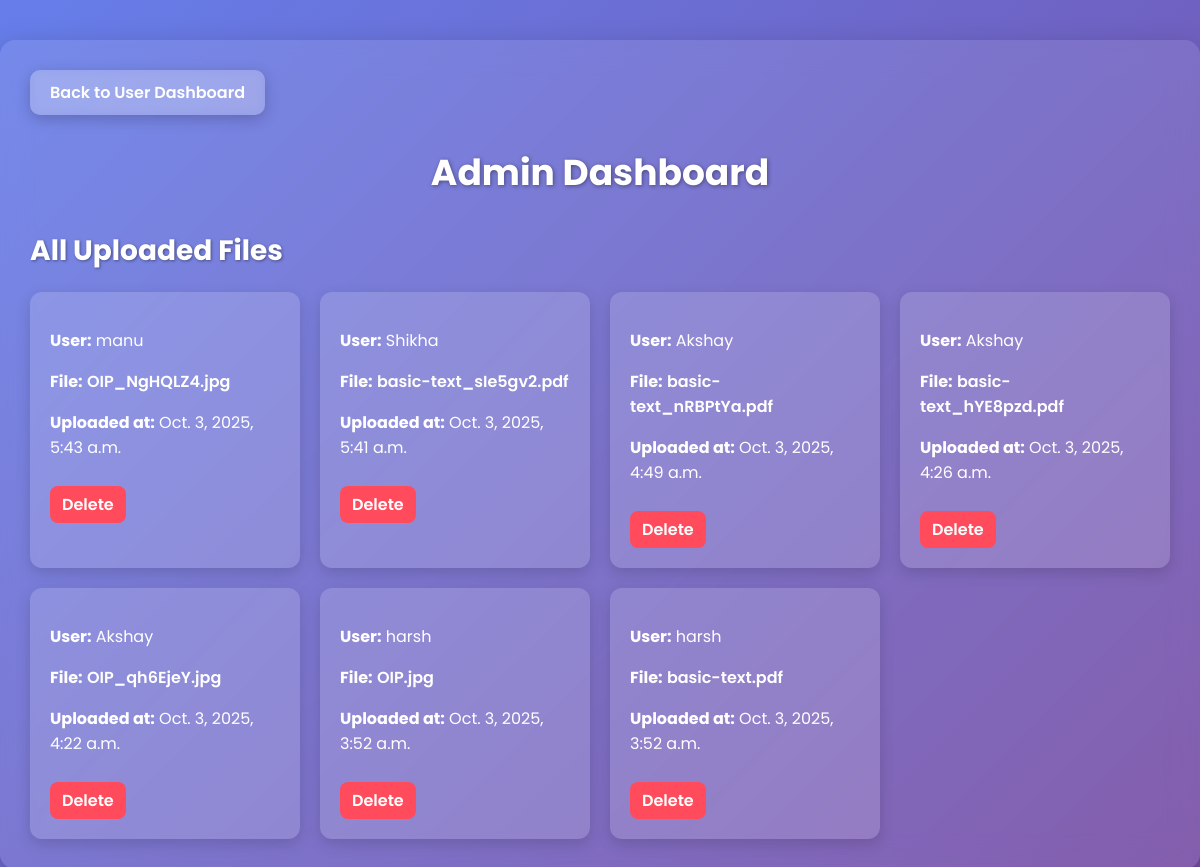
/admin-dashboard/ (signed in), run on the app's committed database.
### drive/models.py (models this page shows, shortened)
class UploadedFile(models.Model):
    user = models.ForeignKey(User, on_delete=models.CASCADE)  # which user uploaded
    file = models.FileField(upload_to='uploads/')            # store file in media/uploads/
    uploaded_at = models.DateTimeField(auto_now_add=True)    # upload timestamp

### drive/views.py (the view)
# urls.py: path('admin-dashboard/', views.admin_dashboard, name='admin_dashboard'),
@login_required
@user_passes_test(is_admin)
def admin_dashboard(request):
    files = UploadedFile.objects.all().order_by('-uploaded_at')
    return render(request, 'drive/admin_dashboard.html', {'files': files})

### drive/views.py (called while the page is built)
def is_admin(user):
    return user.is_superuser

### drive/templates/drive/admin_dashboard.html (shortened to what this page needs)
<!DOCTYPE html>
<html lang="en">
<head>
</head>
<body>
  <div class="container">
    <div class="top-bar">
      <a href="{% url 'dashboard' %}">Back to User Dashboard</a>
    </div>
    <h1>Admin Dashboard</h1>
    <h2>All Uploaded Files</h2>
    {% if files %}
      <div class="file-grid">
        {% for file in files %}
          <div class="file-card">
            <p><strong>User:</strong> {{ file.user.username }}</p>
            <p><strong>File:</strong> <a href="{{ file.file.url }}" target="_blank">{{ file.file.name|slice:"8:" }}</a></p>
            <p><strong>Uploaded at:</strong> {{ file.uploaded_at }}</p>
            <a class="delete-btn" href="{% url 'delete_file' file.id %}">Delete</a>
          </div>
        {% endfor %}
      </div>
    {% else %}
      <p style="text-align:center; color:#fff; font-style:italic;">No files uploaded yet.</p>
    {% endif %}
  </div>
</body>
</html>

### drive/templates/drive/admin_dashboard.html (style rules this page uses)
body { font-family: 'Poppins', sans-serif; margin: 0; padding: 0; background: linear-gradient(135deg, #667eea, #764ba2); min-height: 100vh; }
.container { max-width: 1200px; margin: 40px auto; padding: 30px; background: rgba(255, 255, 255, 0.1); backdrop-filter: blur(15px); border-radius: 15px; box-shadow: 0 10px 30px rgba(0,0,0,0.2); }
h1 { text-align: center; color: #fff; font-size: 36px; margin-bottom: 30px; text-shadow: 1px 1px 4px rgba(0,0,0,0.4); }
.top-bar { display: flex; justify-content: flex-start; gap: 15px; margin-bottom: 30px; }
.top-bar a { background-color: rgba(255,255,255,0.2); color: #fff; padding: 10px 20px; border-radius: 10px; text-decoration: none; font-weight: 600; transition: all 0.3s ease; backdrop-filter: blur(5px); box-shadow: 0 4px 15px rgba(0,0,0,0.2); }
h2 { color: #fff; margin-bottom: 20px; font-size: 28px; text-shadow: 1px 1px 3px rgba(0,0,0,0.4); }
.file-grid { display: grid; grid-template-columns: repeat(auto-fill, minmax(250px, 1fr)); gap: 20px; }
.file-card { background: rgba(255, 255, 255, 0.15); padding: 20px; border-radius: 12px; color: #fff; box-shadow: 0 5px 15px rgba(0,0,0,0.15); transition: all 0.3s ease; }
.file-card a { color: #fff; font-weight: 600; text-decoration: none; }
.delete-btn { background-color: #ff4b5c; padding: 6px 12px; border-radius: 8px; color: #fff; font-weight: 600; text-decoration: none; display: inline-block; margin-top: 10px; transition: all 0.3s ease; }

### data on the page
UploadedFile: user.username "manu", file.name "OIP_NgHQLZ4.jpg", uploaded_at "Oct. 3, 2025, 5:43 a.m."
UploadedFile: user.username "Shikha", file.name "basic-text_sIe5gv2.pdf", uploaded_at "Oct. 3, 2025, 5:41 a.m."
UploadedFile: user.username "Akshay", file.name "basic-text_nRBPtYa.pdf", uploaded_at "Oct. 3, 2025, 4:49 a.m."
UploadedFile: user.username "Akshay", file.name "basic-text_hYE8pzd.pdf", uploaded_at "Oct. 3, 2025, 4:26 a.m."
UploadedFile: user.username "Akshay", file.name "OIP_qh6EjeY.jpg", uploaded_at "Oct. 3, 2025, 4:22 a.m."
UploadedFile: user.username "harsh", file.name "OIP.jpg", uploaded_at "Oct. 3, 2025, 3:52 a.m."
UploadedFile: user.username "harsh", file.name "basic-text.pdf", uploaded_at "Oct. 3, 2025, 3:52 a.m."
